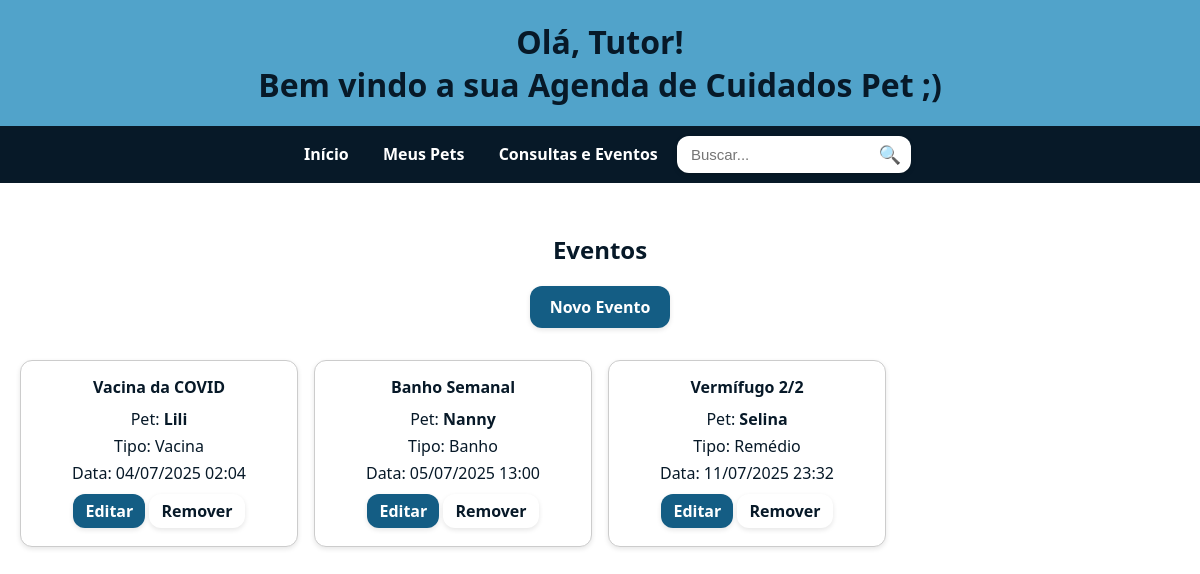
The app's page /eventos/, older data.
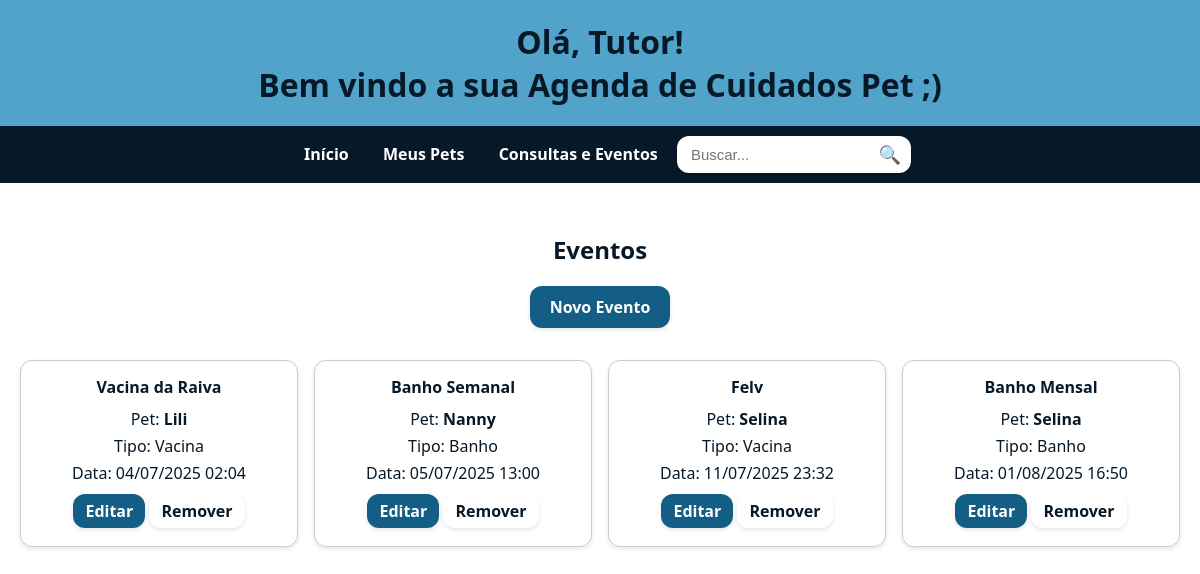
The same page, newer data.
### agenda/models.py (models this page shows, shortened)
class Evento(models.Model):
    TIPOS = [
        ('banho', 'Banho'),
        ('vacina', 'Vacina'),
        ('consulta', 'Consulta'),
        ('remedio', 'Remédio'),
    ]
    nome = models.CharField(max_length=100, blank=True)
    pet = models.ForeignKey(Pet, on_delete=models.CASCADE, related_name='eventos')
    tipo = models.CharField(max_length=20, choices=TIPOS)
    data = models.DateTimeField()

class Pet(models.Model):
    nome = models.CharField(max_length=100)
    idade = models.PositiveIntegerField()
    especie = models.CharField(max_length=50)
    foto = models.ImageField(upload_to='pets/')

### agenda/views.py (the view)
# urls.py: path('eventos/', views.listar_eventos, name='listar_eventos'),
def listar_eventos(request):
    eventos = Evento.objects.all().order_by('data')
    return render(request, 'agenda/listar_eventos.html', {'eventos': eventos})

### agenda/templates/agenda/listar_eventos.html
{% extends 'agenda/base.html' %}
{% block content %}
  <h2>Eventos</h2>
  <a href="{% url 'adicionar_evento' %}" class="create-buttom">Novo Evento</a>
  <div style="display: grid; grid-template-columns: repeat(auto-fill, minmax(250px, 1fr)); gap: 1rem; margin-top: 1rem;">
    {% for evento in eventos %}
      <div style="border: 1px solid #ccc; border-radius: 12px; padding: 15px 15px 10px 15px; box-shadow: 0 2px 5px rgba(0,0,0,0.1); background-color: #fff;">
        <h4 style="margin: 0 0 10px 0;">{{ evento.nome }}</h4>
        <p style="margin: 0;">Pet: <strong>{{ evento.pet.nome }}</strong></p>
        <p style="margin: 5px 0;">Tipo: {{ evento.get_tipo_display }}</p>
        <p style="margin: 5px 0;">Data: {{ evento.data|date:"d/m/Y H:i" }}</p>
        <div class="card-buttons">
          <a href="{% url 'editar_evento' evento.id %}" class="edit-buttom" style="margin-bottom: 0.5rem;">Editar</a>
          <a href="{% url 'remover_evento' evento.id %}" class="delete-buttom" style="margin-bottom: 0.5rem;">Remover</a>
        </div>
      </div>
    {% endfor %}
  </div>
{% endblock %}

Row changes from the older to the newer data that the page shows:
changed Evento "Lili": nome "Vacina da COVID" → "Vacina da Raiva"
changed Evento: nome "Vermífugo 2/2" → "Felv"; tipo "Remédio" → "Vacina"
added Evento: nome "Banho Mensal", pet.nome "Selina", tipo "Banho", data "01/08/2025 16:50"
